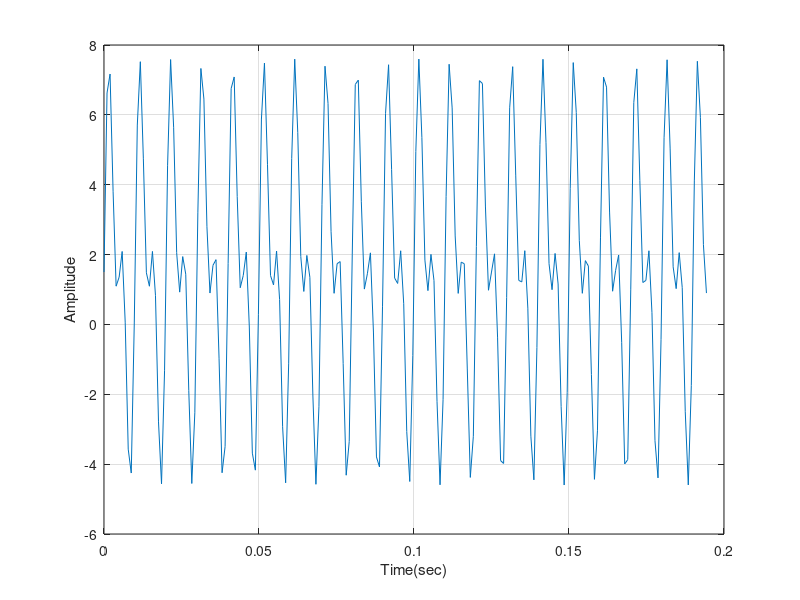

Recreate this plot in MATLAB. (Note: this script raises an error after producing the figure.)
%% Theoretical Power of Multiple Sinusoids

clc;
Fs = 1024;
t = 0:1/Fs:1-(1/Fs);

A0 = 1.5;					% Vpeak, DC
A1 = 4;
A2 =3;

F1 = 100;
F2 = 200;

x = A0 + A1*sin(2*pi*F1*t) + A2*sin(2*pi*F2*t);

% let's look at a portion of our signal
idx = 1:200;
plot(t(idx),x(idx));
grid on;
ylabel('Amplitude');
xlabel('Time(sec)');

hgcf = gcf;
hgcf.Color = [1 1 1];

%% The theoretical average power (mean-square) of each complex sinusoid is A^2/4
%% the theoretical average power of each complex sinusoid
power_theoretical = A0^2 + (A1^2/4)*2 + (A2^2/4)*2

% use the periodogram function to calculate and plot the power spectrum of the signal.
periodogram(x, hamming(length(x)),[],Fs,'centered','power');

% estimating the signal's total average power by "integrating" under the PSD curve we get:
% 方括号中，前者是功率，后者是频率，构成功率谱
[Pxx, F] = periodogram(x, hamming(length(x)), [], Fs, 'centered', 'psd');

power_freqdomain = bandpower(Pxx,F,'psd');

power_timedomain = sum(abs(x).^2)/length(x);

%% 